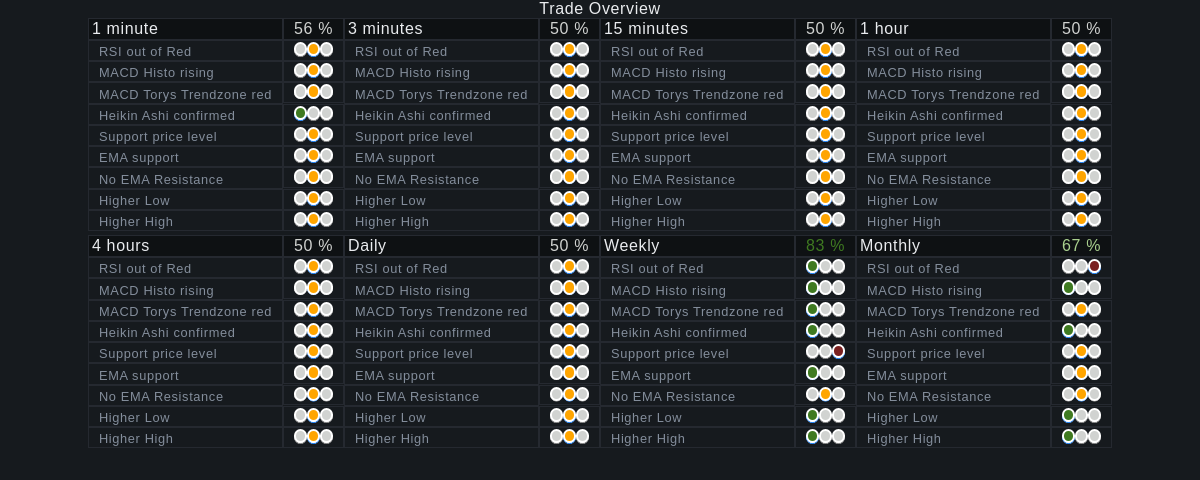
The page / on the database its author committed.
### tables this page shows
CREATE TABLE Checklist (
  id INTEGER PRIMARY KEY AUTOINCREMENT,
  tf INTEGER UNIQUE NOT NULL,
  arg1 TEXT NOT NULL,
  arg2 TEXT NOT NULL,
  arg3 TEXT NOT NULL,
  arg4 TEXT NOT NULL,
  arg5 TEXT NOT NULL,
  arg6 TEXT NOT NULL,
  arg7 TEXT NOT NULL,
  arg8 TEXT NOT NULL,
  arg9 TEXT NOT NULL,
  pts FLOAT NOT NULL,
  percent INTEGER NOT NULL
);

### main.py (the view)
@app.route("/")
def main():
    print("Main route:")
    conditions = ["RSI out of Red",
                  "MACD Histo rising",
                  "MACD Torys Trendzone red",
                  "Heikin Ashi confirmed",
                  "Support price level",
                  "EMA support",
                  "No EMA Resistance",
                  "Higher Low",
                  "Higher High"]
    conditionsMo = ["RSI reset above 50",
                  "MACD Histo rising",
                  "Heikin Ashi confirmed",
                  "Support price level",
                  "EMA support",
                  "No EMA Resistance",
                  "Higher Low",
                  "Higher High"]
    args = ["arg1","arg2","arg3","arg4","arg5","arg6","arg7","arg8","arg9"]
    tfnum = [1,3,15,60,240,1440,10080,40320]
    tfname = ["1 minute","3 minutes","15 minutes","1 hour","4 hours","Daily","Weekly","Monthly"]
    tfindex = len(tfname)
    CL = query_db('SELECT * FROM Checklist')
    return render_template('main.html', CL=CL, tfname=tfname, tfindex=tfindex, tfnum=tfnum, conditions=conditions, conditionsMo=conditionsMo, args=args)

### main.py (called while the page is built)
def get_db_connection():
    conn = sqlite3.connect('database.db')
    conn.row_factory = sqlite3.Row
    return conn

def query_db(query, args=(), one=False):
    cur = get_db_connection().execute(query, args)
    rv = cur.fetchall()
    cur.close()
    return (rv[0] if rv else None) if one else rv

### templates/main.html (shortened to what this page needs)
{% extends "layout.html" %}
{% block body %}
    <div class="flexgrid">
        <div class="topheadlink"><a href="{{ url_for('routes.tradeov') }}">Trade Overview</a></div>
        {% include 'timeframes.html' %}
    </div>
{% endblock %}

### templates/layout.html (shortened to what this page needs)
<!DOCTYPE html>
<html lang="en">
<head>
    <link rel= "stylesheet" type= "text/css" href= "{{ url_for('static',filename='style_cl.css') }}">
    <link rel= "stylesheet" type= "text/css" href= "{{ url_for('static',filename='modal.css') }}">
</head>
<body>
    {% block body %}
	{% endblock %}
</body>
</html>

### templates/timeframes.html (shortened to what this page needs)
{% for index in range(tfindex) %}
<form action="/updatechecklist" method="POST" id="form{{index}}">
<div class="divTable">
    <div class="divTableBody">
        <div class="divTableRow divHeadBG">
            <div class="divTableCell divTableHead emdefault">{{tfname[index]}}</div>
            <div class="divTableCell divTableHead emdefault divTableHeadNum
                {% if CL[index]['pts']>=7 %}greencolor
                {% elif CL[index]['pts']>=6 %}halfgreencolor
                {% elif CL[index]['pts']<=3 %}redcolor
                {% elif CL[index]['pts']<=4 %}halfredcolor
                {% else %}midrangecolor{% endif %}">
                {{ CL[index]['percent'] }} %
            </div>
        </div>
        {% for number in range(9) %}
        <div class="divTableRow selecteddiv">
            <div class="divTableCell emsmall">
                {{ conditions[number] }}
            </div>
            <div class="divTableCell flex-container nowrap">
            {% if CL[index][number+2] == "YES" %}
                <input type="radio" name="{{args[number]}}" value="YES" checked>
                <input type="radio" name="{{args[number]}}" value="half">
                <input type="radio" name="{{args[number]}}" value="NO">
            {% elif CL[index][number+2] == "NO" %}
                <input type="radio" name="{{args[number]}}" value="YES">
                <input type="radio" name="{{args[number]}}" value="half">
                <input type="radio" name="{{args[number]}}" value="NO" checked>
            {% else %}
                <input type="radio" name="{{args[number]}}" value="YES">
                <input type="radio" name="{{args[number]}}" value="half" checked>
                <input type="radio" name="{{args[number]}}" value="NO">
            {% endif %}
            </div>
        </div>
        {% endfor %}
        <div class="divTableRow divTableBottom">
        </div>
    </div>
</div>
</form>
{% endfor %}

### static/style_cl.css (style rules this page uses)
body { font-family: "Avant Garde", Avantgarde, "Century Gothic", CenturyGothic, "AppleGothic", Arial, Helvetica, sans-serif; text-rendering: optimizeLegibility; letter-spacing: .04em; background-color: rgb(22 26 30); margin: 2px; }
a:link, a:visited { color: #eaecef; text-decoration: none; }
.divTable { display: table; width: 100%; background-color: rgb(22 26 30); color: rgb(132, 142, 156); }
.divHeadBG { background-color: #0e1113; }
.divTableRow { display: table-row; }
.divTableCell, .divTableHead { border: 1px solid rgb(37, 41, 48); display: table-cell; padding: 1px 10px; height: 1.31em; }
.divTableHead { padding: 1px 3px; color: #eaecef; }
.divTableHeadNum { margin: 0 auto; padding: 0; text-align: center; }
.divTableBody { display: table-row-group; }
.divTableCell input { width: 100%; margin: 0; padding: 2px 1px; font-size: 0.8em; line-height: 1.4em; }
.divTableBottom { height: 4px; }
* { box-sizing: border-box; }
input, select { text-align: center; background-color: #2b3139; border: 2px solid transparent; border-radius: 3px; font-size: 0.8em; font-weight: 200; padding: 0; width: 250px; transition: border .5s; color: rgb(132, 142, 156); }
.flex-container { display: flex; flex-wrap: wrap; justify-content: center; }
.nowrap { flex-wrap: nowrap; }
.flexgrid { display: flex; flex-wrap: wrap; justify-content: center; }
.emdefault { font-size: 1em; }
.emsmall { font-size: 0.8em; }
input[type="radio"] { display: flex; flex-direction: row; color: rgb(40 46 53); }
input[type='radio']:after { width: 0.8em; height: 0.8em; border-radius: 0.8em; position: relative; background-color: #d1d3d1; content: ''; visibility: visible; border: 2px solid white; }
input[type='radio']:checked:after { width: 0.8em; height: 0.8em; border-radius: 0.8em; position: relative; background-color: #ffa500; content: ''; visibility: visible; border: 2px solid white; }
input[type='radio']:nth-child(1):checked:after { background-color: #3f7a21; content: ''; visibility: visible; border: 2px solid white; }
input[type='radio']:nth-child(3):checked:after { background-color: #7a2121; content: ''; visibility: visible; border: 2px solid white; }
.midrangecolor { color: #d1d3d1; }
.greencolor { color: #3f7a21; }
.halfgreencolor { color: #a9d08e; }
html, body , .container { height: 100%; margin: 0; }
.topheadlink { width: 100%; align-items: center; justify-content: center; display: flex; }

### rows shown on the page
Checklist: percent "56"
Checklist: percent "50"
Checklist: percent "50"
Checklist: percent "50"
Checklist: percent "50"
Checklist: percent "50"
Checklist: percent "83"
Checklist: percent "67"

### other values the page prints
{{ tfname[index] }} "1 minute" "3 minutes" "15 minutes" "1 hour" "4 hours" "Daily" "Weekly" "Monthly"
{{ conditions[number] }} "RSI out of Red" "MACD Histo rising" "MACD Torys Trendzone red" "Heikin Ashi confirmed" "Support price level" "EMA support" "No EMA Resistance" "Higher Low" "Higher High" "RSI out of Red" "MACD Histo rising" "MACD Torys Trendzone red" "Heikin Ashi confirmed" "Support price level" "EMA support" "No EMA Resistance" "Higher Low" "Higher High" "RSI out of Red" "MACD Histo rising" "MACD Torys Trendzone red" "Heikin Ashi confirmed" "Support price level" "EMA support" "No EMA Resistance" "Higher Low" "Higher High" "RSI out of Red" "MACD Histo rising" "MACD Torys Trendzone red" "Heikin Ashi confirmed" "Support price level" "EMA support" "No EMA Resistance" "Higher Low" "Higher High" "RSI out of Red" "MACD Histo rising" "MACD Torys Trendzone red" "Heikin Ashi confirmed" "Support price level" "EMA support" "No EMA Resistance" "Higher Low" "Higher High" "RSI out of Red" "MACD Histo rising" "MACD Torys Trendzone red" "Heikin Ashi confirmed" "Support price level" "EMA support" "No EMA Resistance" "Higher Low" "Higher High" "RSI out of Red" "MACD Histo rising" "MACD Torys Trendzone red" "Heikin Ashi confirmed" "Support price level" "EMA support" "No EMA Resistance" "Higher Low" "Higher High" "RSI out of Red" "MACD Histo rising" "MACD Torys Trendzone red" "Heikin Ashi confirmed" "Support price level" "EMA support" "No EMA Resistance" "Higher Low" "Higher High"
